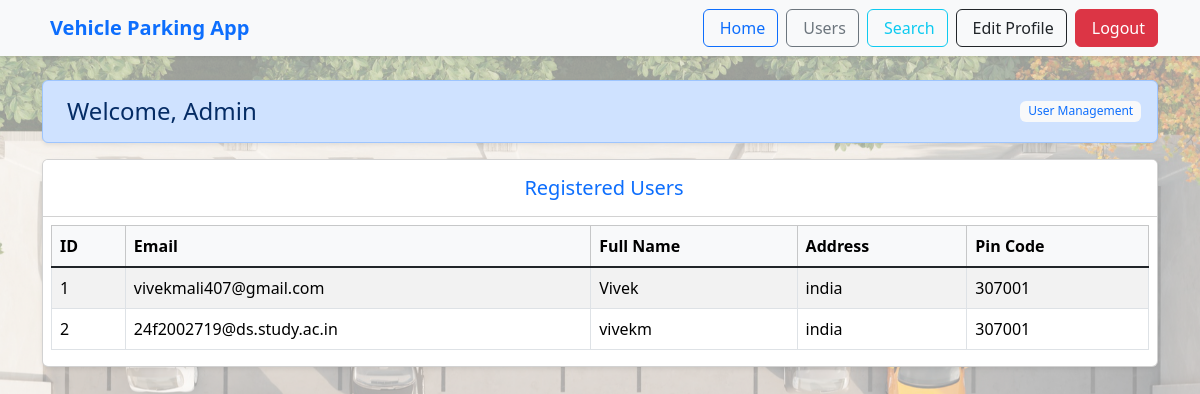
Page /users (signed in) on the earlier database version.
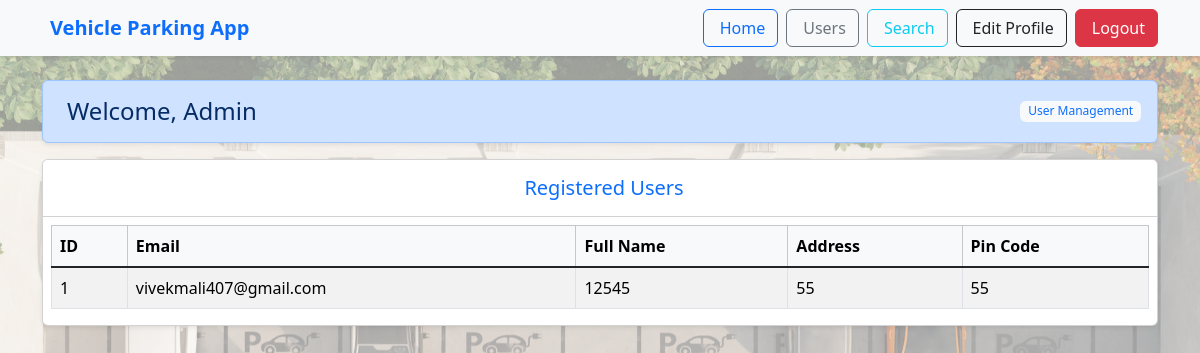
Same page on the later database version.
### controller/models.py (models this page shows)
class User(db.Model):
    user_id = db.Column(db.Integer, primary_key=True, autoincrement = True )
    user_email = db.Column(db.String(100), unique = True , nullable = False)
    user_password = db.Column(db.String(250), nullable = False)
    user_name = db.Column(db.String(50), nullable = False)
    user_address = db.Column(db.String(250), nullable = True)
    user_pincode = db.Column(db.String(10), nullable = True)
    role_id = db.Column(db.Integer, db.ForeignKey('role.id'), nullable = True)
    role = db.relationship('Role', backref='user', lazy=True)

### controller/routes.py (the view)
@app.route('/users')
def users():
    if 'user_email' not in session or session.get('user_role',None) != 'admin':
        flash('Access denied! Admins only.', 'error')
        return redirect(url_for('home'))
    else:
        users = User.query.filter(User.role_id != 1 ).all()
        return render_template('users.html', users=users)

### templates/users.html (shortened to what this page needs)
{% extends 'base.html' %}
{% block content %}
<div class="container py-4">
  <div class="alert alert-primary d-flex justify-content-between align-items-center shadow-sm">
    <h4 class="mb-0">
      Welcome, Admin
    </h4>
    <span class="badge bg-light text-primary fw-medium">User Management</span>
  </div>
  <div class="card shadow-sm">
    <div class="card-header bg-white">
      <h5 class="mb-0 text-primary text-center mb-2 mt-2">
        Registered Users
      </h5>
    </div>
    <div class="card-body p-2">
      <div class="table-responsive">
        <table class="table table-hover table-striped mb-2 align-middle table-bordered">
          <thead class="table-light">
            <tr>
              <th>ID</th>
              <th>Email</th>
              <th>Full Name</th>
              <th>Address</th>
              <th>Pin Code</th>
            </tr>
          </thead>
          <tbody class="table-group-divider">
            {% for user in users %}
              <tr>
                <td>{{ loop.index }}</td>
                <td>{{ user.user_email }}</td>
                <td>{{ user.user_name }}</td>
                <td>{{ user.user_address }}</td>
                <td>{{ user.user_pincode }}</td>
              </tr>
            {% endfor %}
          </tbody>
        </table>
      </div>
    </div>
  </div>
</div>
{% endblock %}

### templates/base.html (shortened to what this page needs)
<!DOCTYPE html>
<html lang="en">
<head>
    {% block head %}
    {% block bootstrap_css %}
    <link href="https://cdn.jsdelivr.net/npm/bootstrap@5.3.7/dist/css/bootstrap.min.css" rel="stylesheet">
    {% endblock %}
    {% endblock %}
</head>
<body>
    <div class="bg-overlay">
        {% include 'navbar.html' %}
        {% block content %}
        {% endblock %}
    </div>
</body>
</html>

### templates/navbar.html (shortened to what this page needs)
<nav class="navbar navbar-expand-lg navbar-light bg-light shadow-sm">
  <div class="container">
    <a class="navbar-brand fw-bold text-primary" href={{ url_for('home') }}>
      Vehicle Parking App
    <div class="collapse navbar-collapse" id="navbarContent">
      <div class="ms-auto d-flex align-items-center">
        {% if not session.get("user_email") %}
        <a href="{{ url_for('login') }}" class="btn btn-outline-primary me-2">
          <i class="bi bi-box-arrow-in-right me-1"></i>Login
        </a>
        <a href="{{ url_for('signup') }}" class="btn btn-primary">
          <i class="bi bi-person-plus-fill me-1"></i>Sign Up
        </a>
        {% else %}
        <a href="{{ url_for('home') }}" class="btn btn-outline-primary me-2">
          Home
        </a>
        {% if session.get("user_role") == "admin" %}
        <a href="{{ url_for('users') }}" class="btn btn-outline-secondary me-2">
          Users
        </a>
        <a href="/admin/search" class="btn btn-outline-info me-2">
          Search
        </a>
        {% endif %}
        {% if session.get('user_id') %}
        <a href="{{ url_for('edit_profile', user_id=session.get('user_id')) }}" class="btn btn-outline-dark me-2">
          Edit Profile
        </a>
        {% endif %}
        <a href="{{ url_for('logout') }}" class="btn btn-danger">
          Logout
        </a>
        {% endif %}
      </div>
    </div>
  </div>
</nav>

### templates/base.html (style rules this page uses)
html, body { height: 100%; margin: 0; padding: 0; }
body { background-image: url('/static/back.jpg'); background-size: cover; background-repeat: no-repeat; background-position: center center; }
.bg-overlay { background-color: rgba(255, 255, 255, 0.6); min-height: 100%; width: 100%; }

Differences in the rows shown:
removed User: user_email "24f2002719@ds.study.ac.in", user_name "vivekm", user_address "india", user_pincode "307001"
changed User "vivekmali407@gmail.com": user_name "Vivek" → "12545"; user_address "india" → "55"; user_pincode "307001" → "55"
